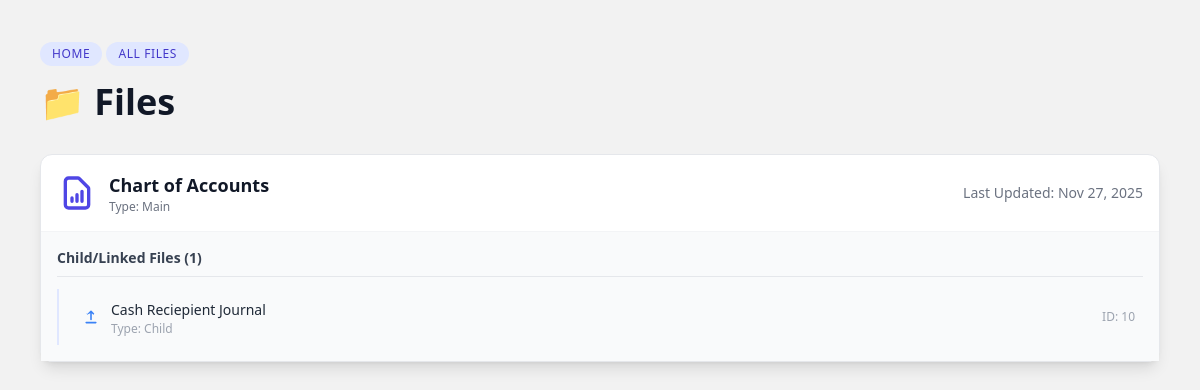
The app's page /files/lists/, older data.
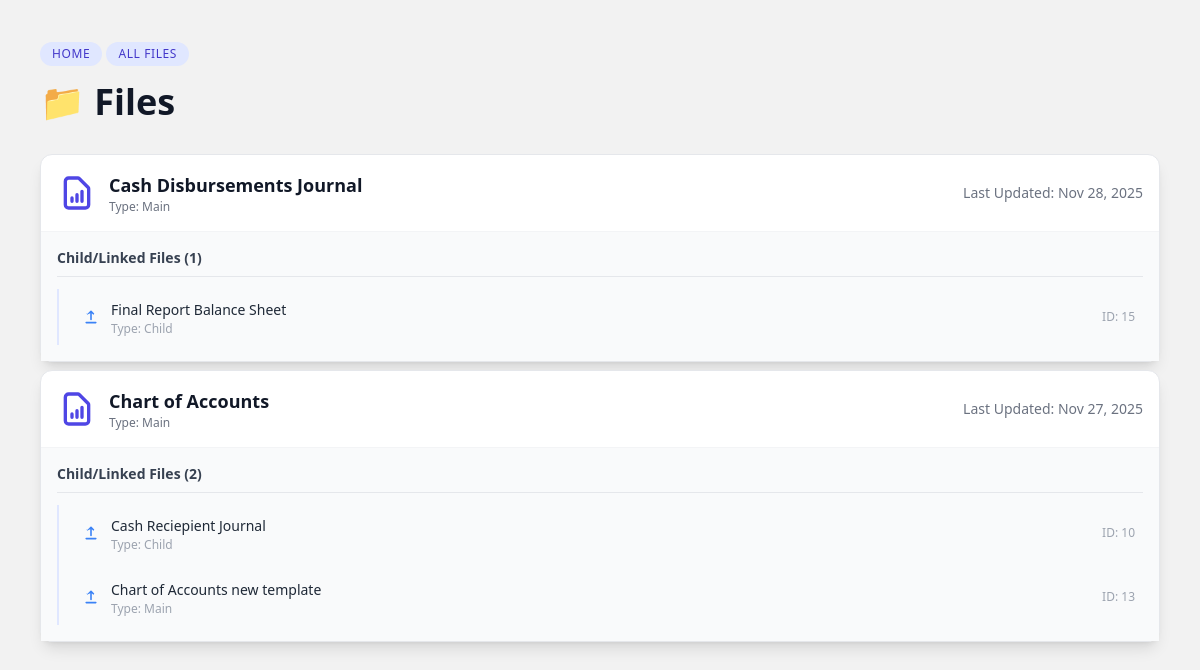
The same page, newer data.
### files/models.py (models this page shows, shortened)
class SpreadsheetFile(models.Model):
    name = models.CharField(max_length=255)
    file_type = models.CharField(max_length=10, choices=FILE_TYPE_CHOICES)
    data = models.JSONField(default=dict)  # full table: {"columns": [], "rows": []}
    parent = models.ForeignKey(
        'self', null=True, blank=True, on_delete=models.SET_NULL, related_name='children'
    )
    created_at = models.DateTimeField(auto_now_add=True)
    updated_at = models.DateTimeField(auto_now=True)

### files/views.py (the view)
# urls.py: path('files/lists/', views.file_lists, name='file_lists'),
def file_lists(request):
    root_files = SpreadsheetFile.objects.filter(parent__isnull=True).order_by('name')
    context = {
        'files': root_files,  # Renamed for simplicity in the template loop
    }
    return render(request, 'files/type/lists.html', context)

### files/templates/files/type/lists.html (shortened to what this page needs)
{% extends '../base.html' %}
{% block content %}
<span class="inline-block bg-indigo-100 text-indigo-700 text-xs font-medium px-3 py-1 rounded-full uppercase tracking-wider mb-4"><a href="/">Home</a></span>
<span class="inline-block bg-indigo-100 text-indigo-700 text-xs font-medium px-3 py-1 rounded-full uppercase tracking-wider mb-4">All Files</span>
<h1 class="text-4xl font-extrabold text-gray-900 mb-8">📁 Files</h1>
{% if files %}
    <div class="space-y-2">
    {% for file in files %}
        <div class="bg-white rounded-xl shadow-lg border border-gray-200">
            <div class="flex items-center justify-between p-4 border-b border-gray-100 hover:bg-gray-50 transition duration-100">
                <div class="flex items-center space-x-3">
                    <svg class="w-10 h-10 text-indigo-600" fill="none" viewBox="0 0 24 24" stroke="currentColor">
                        <path stroke-linecap="round" stroke-linejoin="round" stroke-width="2" d="M9 17v-2m3 2v-4m3 4v-6m2 10H7a2 2 0 01-2-2V5a2 2 0 012-2h5.586a1 1 0 01.707.293l5.414 5.414a1 1 0 01.293.707V19a2 2 0 01-2 2z">
                        </path>
                    </svg>
                    <div>
                        <a href="/files/edit/{{file.id}}" class="font-bold text-lg text-gray-900 hover:text-indigo-700">{{ file.name }}</a>
                        <p class="text-xs text-gray-500">Type: {{ file.get_file_type_display }}</p>
                    </div>
                </div>
                <div class="text-sm text-gray-500">
                    Last Updated: {{ file.updated_at|date:"M d, Y" }}
                </div>
            </div>
            {% if file.children.all %}
                <div class="p-4 bg-gray-50">
                    <h3 class="text-sm font-semibold text-gray-700 mb-3 border-b border-gray-200 pb-2">
                        Child/Linked Files ({{ file.children.all|length }})
                    </h3>
                    <div class="space-y-2 pl-4 border-l-2 border-indigo-100">
                        {% for child in file.children.all %}
                            <div class="flex items-center justify-between p-2 hover:bg-white rounded-lg transition duration-100">
                                <div class="flex items-center space-x-3">
                                    <div>
                                        <a href="/files/edit/{{child.id}}" class="font-medium text-sm text-gray-800 hover:text-blue-600">{{ child.name }}</a>
                                        <p class="text-xs text-gray-400">Type: {{ child.get_file_type_display }}</p>
                                    </div>
                                </div>
                                <div class="text-xs text-gray-400">
                                    ID: {{ child.pk }}
                                </div>
                            </div>
                        {% endfor %}
                    </div>
                </div>
            {% endif %}
        </div>
    {% endfor %}
    </div>
{% else %}
    <div class="p-12 text-center bg-white rounded-xl shadow-lg border border-dashed border-gray-300">
        <p class="text-xl text-gray-500">No top-level files found in the system.</p>
        <p class="mt-2 text-sm text-gray-400">Create a file without specifying a parent to start a new hierarchy.</p>
    </div>
{% endif %}
{% endblock %}

Row changes from the older to the newer data that the page shows:
added SpreadsheetFile: name "Cash Disbursements Journal", file_type "Main", updated_at "Nov 28, 2025", children.all|length "1", shown under "📁 Files"
added SpreadsheetFile: name "Final Report Balance Sheet", file_type "Child", pk "15", shown under "Cash Disbursements Journal"
computed for SpreadsheetFile "Chart of Accounts": children.all|length "1" → "2"
added SpreadsheetFile: name "Chart of Accounts new template", file_type "Main", pk "13", shown under "Chart of Accounts"
